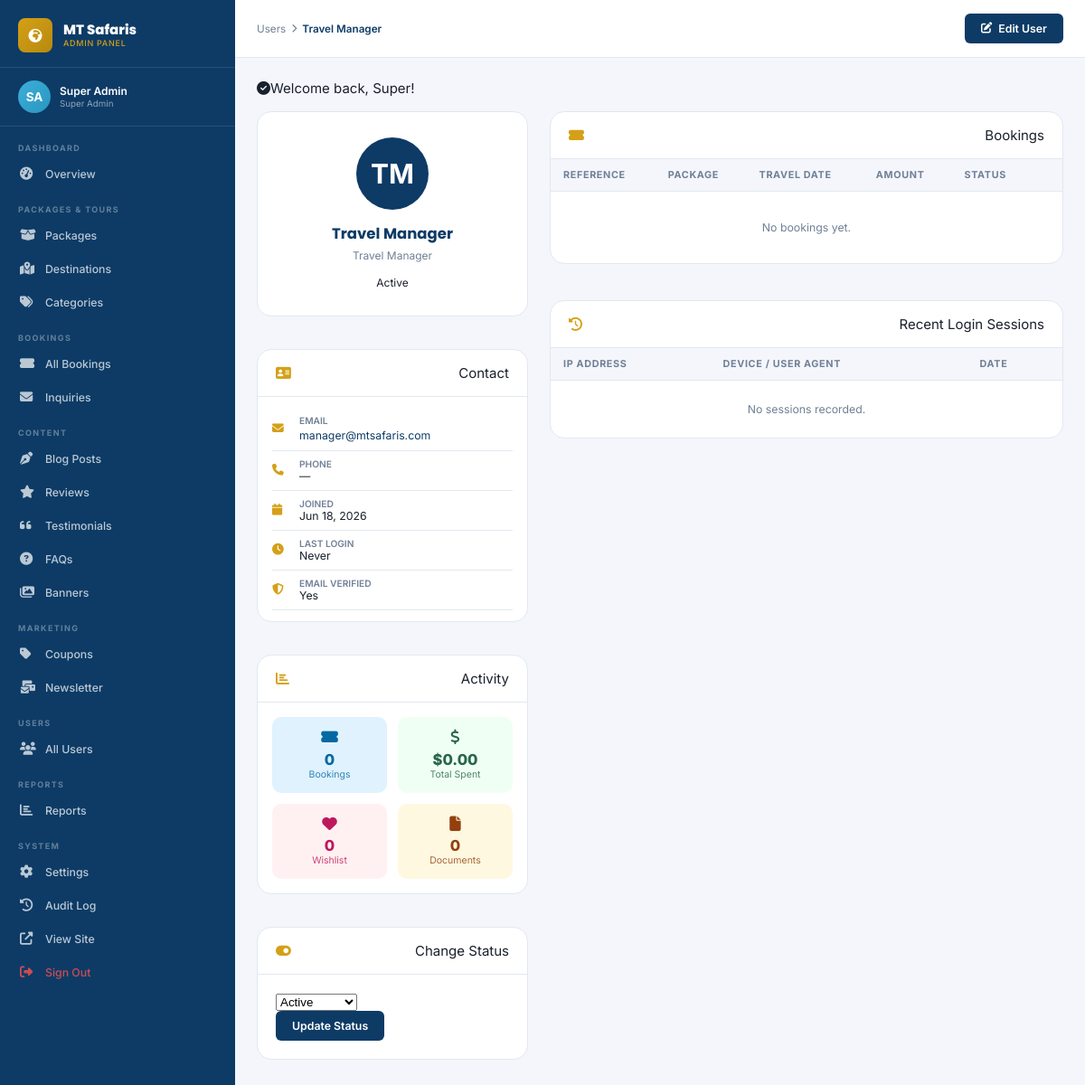
/admin/user-view.php?id=2 (signed in), run on the app's committed database.
### tables this page shows
CREATE TABLE `users` (
  `id`              INT UNSIGNED AUTO_INCREMENT PRIMARY KEY,
  `uuid`            CHAR(36) NOT NULL UNIQUE DEFAULT (UUID()),
  `first_name`      VARCHAR(100) NOT NULL,
  `last_name`       VARCHAR(100) NOT NULL,
  `email`           VARCHAR(191) NOT NULL UNIQUE,
  `phone`           VARCHAR(30),
  `password_hash`   VARCHAR(255) NOT NULL,
  `role`            ENUM('super_admin','travel_manager','booking_officer','content_editor','finance','customer_support','customer') NOT NULL DEFAULT 'customer',
  `status`          ENUM('active','inactive','suspended','pending') NOT NULL DEFAULT 'pending',
  `avatar`          VARCHAR(500),
  `email_verified`  TINYINT(1) NOT NULL DEFAULT 0,
  `email_verify_token` VARCHAR(100),
  `two_fa_enabled`  TINYINT(1) NOT NULL DEFAULT 0,
  `two_fa_secret`   VARCHAR(100),
  `remember_token`  VARCHAR(100),
  `last_login_at`   DATETIME,
  `last_login_ip`   VARCHAR(50),
  `created_at`      DATETIME NOT NULL DEFAULT CURRENT_TIMESTAMP,
  `updated_at`      DATETIME NOT NULL DEFAULT CURRENT_TIMESTAMP ON UPDATE CURRENT_TIMESTAMP,
  INDEX `idx_email`  (`email`),
  INDEX `idx_role`   (`role`),
  INDEX `idx_status` (`status`)
);

### admin/user-view.php (the view, shortened to what the rows shown need)
<?php
require_once dirname(__DIR__) . '/includes/auth.php';
require_once dirname(__DIR__) . '/includes/functions.php';
$id   = (int)($_GET['id'] ?? 0);
$user = $id ? DB::row("SELECT * FROM users WHERE id=?", [$id]) : null;
$statusColors = ['active'=>'badge-success','inactive'=>'badge-warning','suspended'=>'badge-danger','pending'=>'badge-secondary'];
?>
<!DOCTYPE html>
<html lang="en">
<head>
  <link rel="stylesheet" href="https://cdnjs.cloudflare.com/ajax/libs/font-awesome/6.5.1/css/all.min.css">
  <link rel="stylesheet" href="<?= url('assets/css/admin.css') ?>">
</head>
<body>
<?php require_once 'includes/sidebar.php'; ?>
<div class="admin-main">
  <header class="admin-header">
    <div class="admin-header-left">
      <div class="breadcrumb-admin">
        <a href="<?= url('admin/users.php') ?>">Users</a>
        <i class="fas fa-chevron-right" style="font-size:.65rem"></i>
        <span><?= h($user['first_name'].' '.$user['last_name']) ?></span>
      </div>
    </div>
  </header>
  <div class="admin-content">
    <div style="display:grid;grid-template-columns:300px 1fr;gap:24px;align-items:start">
      <div style="display:flex;flex-direction:column;gap:16px">
        <div class="admin-card">
          <div class="admin-card-body" style="text-align:center;padding:28px">
            <?php if ($user['avatar']): ?>
            <img src="<?= h($user['avatar']) ?>" style="width:80px;height:80px;border-radius:50%;object-fit:cover;margin-bottom:14px">
            <?php else: ?>
            <div style="width:80px;height:80px;border-radius:50%;background:var(--clr-primary);display:grid;place-items:center;font-size:2rem;font-weight:700;color:#fff;margin:0 auto 14px">
              <?= strtoupper(substr($user['first_name'],0,1).substr($user['last_name'],0,1)) ?>
            </div>
            <?php endif; ?>
            <h3 style="font-size:1.1rem;color:var(--clr-primary);margin-bottom:4px"><?= h($user['first_name'].' '.$user['last_name']) ?></h3>
            <div style="font-size:.8rem;color:var(--clr-muted);margin-bottom:12px"><?= h(ROLES[$user['role']] ?? $user['role']) ?></div>
            <span class="badge <?= $statusColors[$user['status']] ?? 'badge-secondary' ?>" style="padding:5px 14px;border-radius:20px;font-size:.8rem"><?= ucfirst($user['status']) ?></span>
          </div>
        </div>
        <div class="admin-card">
          <div class="admin-card-body">
            <form method="POST">
              <div class="form-group">
                <select name="new_status" class="form-control">
                  <?php foreach (['active','inactive','suspended'] as $s): ?>
                  <option value="<?= $s ?>" <?= $user['status']===$s?'selected':'' ?>><?= ucfirst($s) ?></option>
                  <?php endforeach; ?>
                </select>
              </div>
            </form>
          </div>
        </div>
      </div>
      <div style="display:flex;flex-direction:column;gap:20px">
        <div class="admin-card">
          <div class="admin-card-body" style="padding:0">
            <table class="admin-table">
              <thead><tr><th>Reference</th><th>Package</th><th>Travel Date</th><th>Amount</th><th>Status</th><th></th></tr></thead>
            </table>
          </div>
        </div>
        <div class="admin-card">
          <div class="admin-card-body" style="padding:0">
            <table class="admin-table">
              <thead><tr><th>IP Address</th><th>Device / User Agent</th><th>Date</th></tr></thead>
            </table>
          </div>
        </div>
      </div>
    </div>
  </div>
</div>
</body>
</html>

### admin/includes/sidebar.php (shortened to what the rows shown need)
<?php $adminUser = currentUser(); ?>
<aside class="admin-sidebar" id="adminSidebar">
  <div class="sidebar-user">
    <div class="sidebar-user-avatar"><?= strtoupper(substr($adminUser['first_name'],0,1).substr($adminUser['last_name'],0,1)) ?></div>
    <div>
      <div class="sidebar-user-name"><?= h($adminUser['first_name'].' '.$adminUser['last_name']) ?></div>
      <div class="sidebar-user-role"><?= h(ROLES[$adminUser['role']]??$adminUser['role']) ?></div>
    </div>
  </div>
</aside>

### data on the page
users: first_name+last_name "SA", first_name+last_name "Super Admin", role "Super Admin"
users: first_name+last_name "Travel Manager", first_name+last_name "TM", role "Travel Manager", status "Active", new_status "Active"

### other printed values
$flash['message'] "Welcome back, Super!"
$label "EMAIL"
$value "manager@mtsafaris.com"
$label "PHONE"
$value "—"
$label "JOINED"
$value "Jun 18, 2026"
$label "LAST LOGIN"
$value "Never"
$label "EMAIL VERIFIED"
$value "Yes"
$val "0"
$label "Bookings"
$val "$0.00"
$label "Total Spent"
